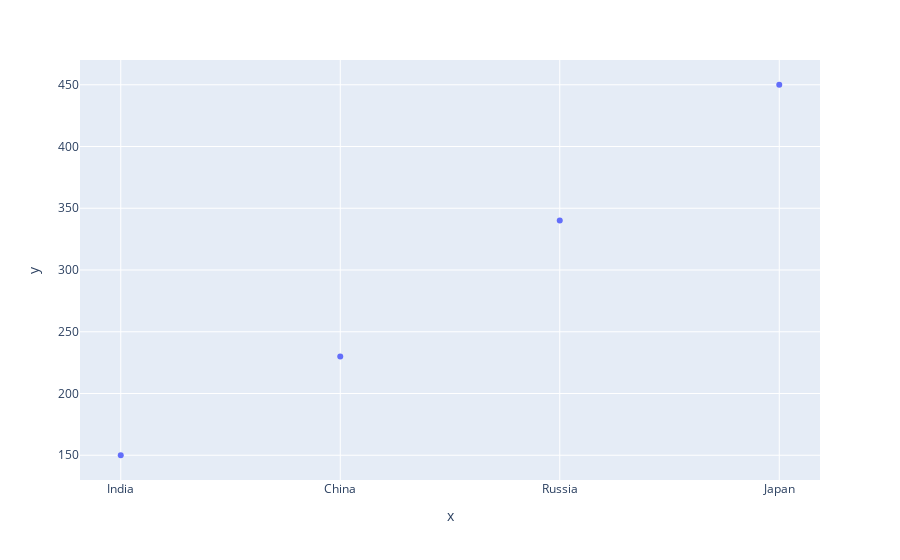

The notebook cell saved with this chart:
### Code cell
import plotly.express as px
fig = px.scatter(x = ["India", "China", "Russia", "Japan"], y = [150,230,340,450])
fig.show()

### Figure 1 — Plotly figure (JSON) as saved in the notebook; plotly's stock layout.template omitted (floating-point values rounded to 4 significant figures)
{"data": [{"hovertemplate": "x=%{x}<br>y=%{y}<extra></extra>", "legendgroup": "", "marker": {"color": "#636efa", "symbol": "circle"}, "mode": "markers", "name": "", "orientation": "v", "showlegend": false, "type": "scatter", "x": ["India", "China", "Russia", "Japan"], "xaxis": "x", "y": [150, 230, 340, 450], "yaxis": "y"}], "layout": {"legend": {"tracegroupgap": 0}, "margin": {"t": 60}, "xaxis": {"anchor": "y", "domain": [0, 1], "title": {"text": "x"}}, "yaxis": {"anchor": "x", "domain": [0, 1], "title": {"text": "y"}}}}
